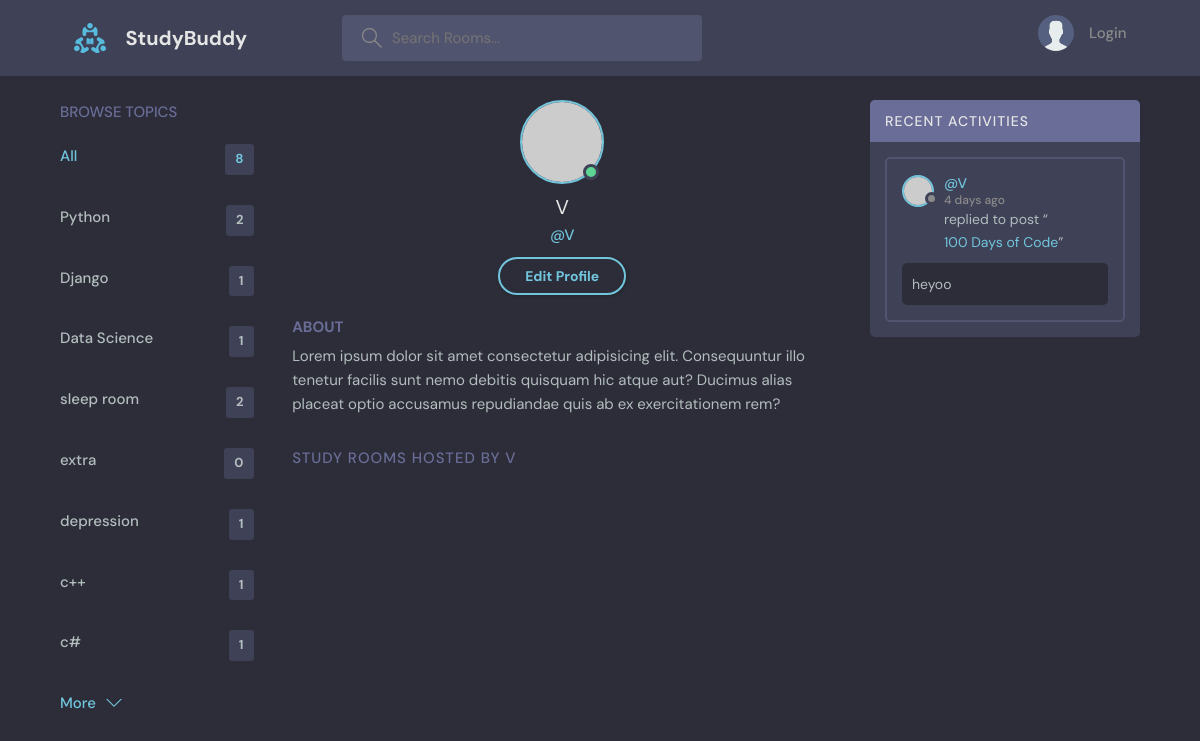
Screenshot of /user-profile/2 with the database file from the repository.
### base/models.py (models this page shows, shortened)
class Topic(models.Model):
    name = models.CharField(max_length=200)

class Message(models.Model):
    user = models.ForeignKey(User,on_delete=models.CASCADE)
    room = models.ForeignKey(Roomy,on_delete=models.CASCADE) #if a room gets deleted all the messages gets deleted
    body = models.TextField()
    updated = models.DateTimeField(auto_now=True) #takes a snapshot on everytime we save/edit the post
    created = models.DateTimeField(auto_now_add=True) #takes snapshot when we first create the post
    class Meta:
        ordering = ['-updated','-created']

class Roomy(models.Model):
    host = models.ForeignKey(User,on_delete=models.SET_NULL,null=True)
    topic = models.ForeignKey(Topic,on_delete=models.SET_NULL,null=True)
    name = models.CharField(max_length=200)
    description = models.TextField(null=True,blank=True) #null field is allowed
    participants = models.ManyToManyField(User,related_name='participants',blank=True)
    updated = models.DateTimeField(auto_now=True) #takes a snapshot on everytime we save the room
    created = models.DateTimeField(auto_now_add=True) #takes snapshot when we first create the room
    class Meta:
        ordering = ['-updated','-created']
    def __str__(self):
        return self.name

### base/views.py (the view)
# urls.py: path('user-profile/<str:p>',views.userProfile,name="user-profile"),
def userProfile(request,p):
    user = User.objects.get(id=p)
    rooms = user.roomy_set.all()
    room_messages = user.message_set.all()
    topics=Topic.objects.all()
    context={'user':user,'rooms':rooms,'room_messages':room_messages,'topics':topics}
    return render(request,'base/profile.html',context)

### base/templates/base/profile.html (shortened to what this page needs)
{% extends 'main.html' %}
{% block content %}
  <main class="profile-page layout layout--3">
    <div class="container">
      {% include 'base/topics_component.html' %}
      <div class="roomList">
        <div class="profile">
          <div class="profile__avatar">
            <div class="avatar avatar--large active">
              <img src="https://randomuser.me/api/portraits/men/11.jpg" />
            </div>
          </div>
          <div class="profile__info">
            <h3>{{user.username}}</h3>
            <p>@{{user.username}}</p>
            <a href="edit-user.html" class="btn btn--main btn--pill">Edit Profile</a>
          </div>
          <div class="profile__about">
            <h3>About</h3>
            <p>
              Lorem ipsum dolor sit amet consectetur adipisicing elit. Consequuntur illo tenetur
              facilis sunt nemo debitis quisquam hic atque aut? Ducimus alias placeat optio
              accusamus repudiandae quis ab ex exercitationem rem?
            </p>
          </div>
        </div>
        <div class="roomList__header">
          <div>
            <h2>Study Rooms Hosted by {{user.username}}</a>
            </h2>
          </div>
        </div>
      </div>
      {% include 'base/activity_component.html' %}
    </div>
  </main>
{% endblock %}

### base/templates/base/topics_component.html
<div class="topics">
    <div class="topics__header">
      <h2>Browse Topics</h2>
    </div>
    <ul class="topics__list">
      <li>
        <a href="{% url 'home' %}" class="active">All <span>{{topics.count}}</span></a>
      </li>
      {% for topic in topics %}
      <li>
        <a href="{% url 'home' %}?q={{topic.name}}">{{topic.name}}<span>{{topic.roomy_set.all.count}}</span></a>
      </li>
      {% endfor %}
    </ul>
    <a class="btn btn--link" href="topics.html">
      More
      <svg version="1.1" xmlns="http://www.w3.org/2000/svg" width="32" height="32" viewBox="0 0 32 32">
        <title>chevron-down</title>
        <path d="M16 21l-13-13h-3l16 16 16-16h-3l-13 13z"></path>
      </svg>
    </a>
  </div>

### base/templates/base/activity_component.html (shortened to what this page needs)
<div class="activities">
    <div class="activities__header">
      <h2>Recent Activities</h2>
    </div>
    {% for msg in room_messages %}
    <div class="activities__box">
      <div class="activities__boxHeader roomListRoom__header">
        <a href="{% url 'user-profile' msg.user.id %}" class="roomListRoom__author">
          <div class="avatar avatar--small">
            <img src="https://randomuser.me/api/portraits/women/11.jpg" />
          </div>
          <p>
            @{{msg.user}}
            <span>{{msg.created|timesince}} ago</span>
          </p>
        </a>
      </div>
      <div class="activities__boxContent">
        <p>replied to post “<a href="{% url 'room' msg.room.id %}">{{msg.room}}</a>”</p>
        <div class="activities__boxRoomContent">
          {{msg.body}}
        </div>
      </div>
    </div>
    {% endfor %}
  </div>

### rows the page displays
Topic: name "Python", roomy_set.all.count "2"
Topic: name "Django", roomy_set.all.count "1"
Topic: name "Data Science", roomy_set.all.count "1"
Topic: name "sleep room", roomy_set.all.count "2"
Topic: name "extra", roomy_set.all.count "0"
Topic: name "depression", roomy_set.all.count "1"
Topic: name "c++", roomy_set.all.count "1"
Topic: name "c#", roomy_set.all.count "1"
Message: user "V", created "4 days", room "100 Days of Code", body "heyoo"

### other values shown
{{ topics.count }} "8"
{{ user.username }} "V"
